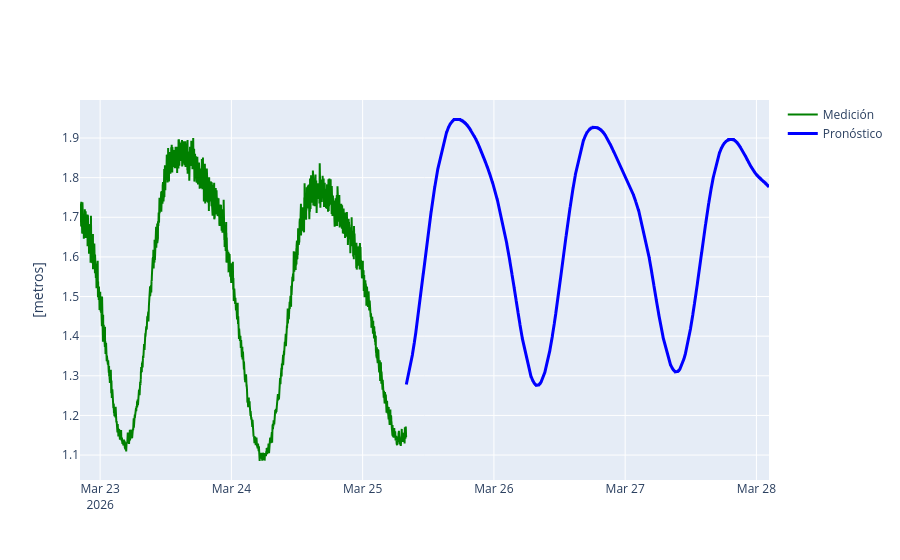

The notebook cell saved with this chart:
### Code cell
# Grafica nivel del mar
fig=go.Figure()
fig.add_trace(go.Scatter(x=valor_medido['Tiempo_datetime'], y=valor_medido['Radar promedio'],
                         name='Medición', line=dict(color='green',width=2)))
fig.add_trace(go.Scatter(x=valor_pronostico['Tiempo_datetime'], y=valor_pronostico['Pronostico'],
                         name='Pronóstico', line=dict(color='blue',width=3)))
fig.update_layout(xaxis_title=" ",
                  yaxis_title="[metros]")
fig.show()

### Figure 1 — Plotly figure (JSON) as saved in the notebook; plotly's stock layout.template omitted (floating-point values rounded to 4 significant figures; data arrays with more than 128 entries replaced by an {"elided": "..."} marker saying what was removed)
{"data": [{"line": {"color": "green", "width": 2}, "name": "Medición", "type": "scatter", "x": {"elided": "3579 str values"}, "y": {"elided": "3579 float values"}}, {"line": {"color": "blue", "width": 3}, "name": "Pronóstico", "type": "scatter", "x": {"elided": "3980 str values"}, "y": {"elided": "3980 float values"}}], "layout": {"xaxis": {"title": {"text": " "}}, "yaxis": {"title": {"text": "[metros]"}}}}
